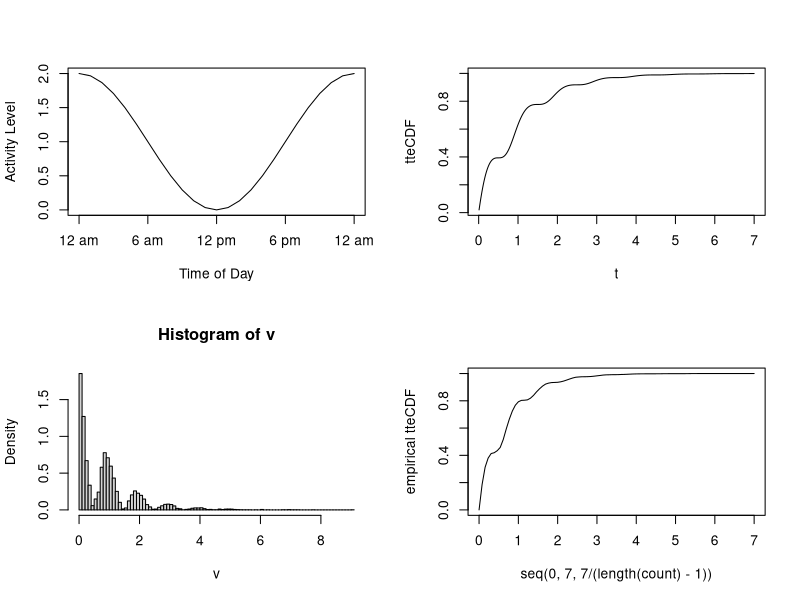
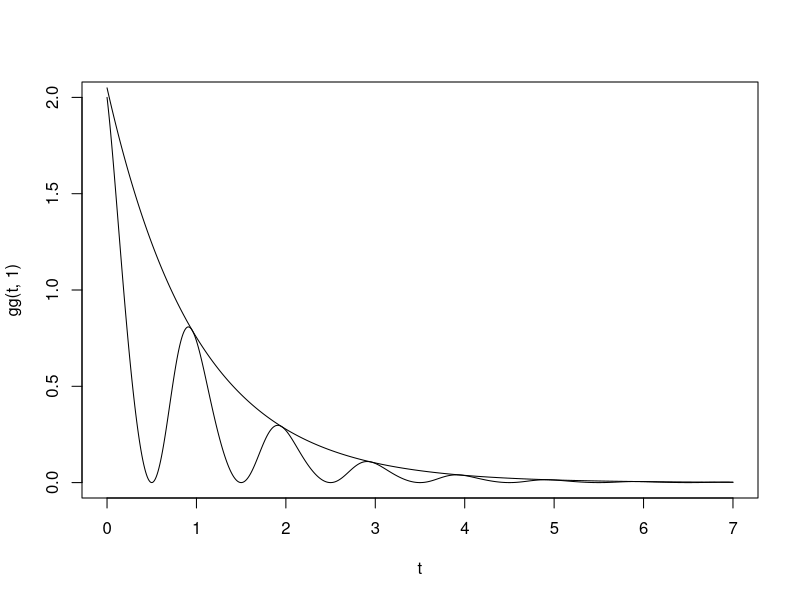
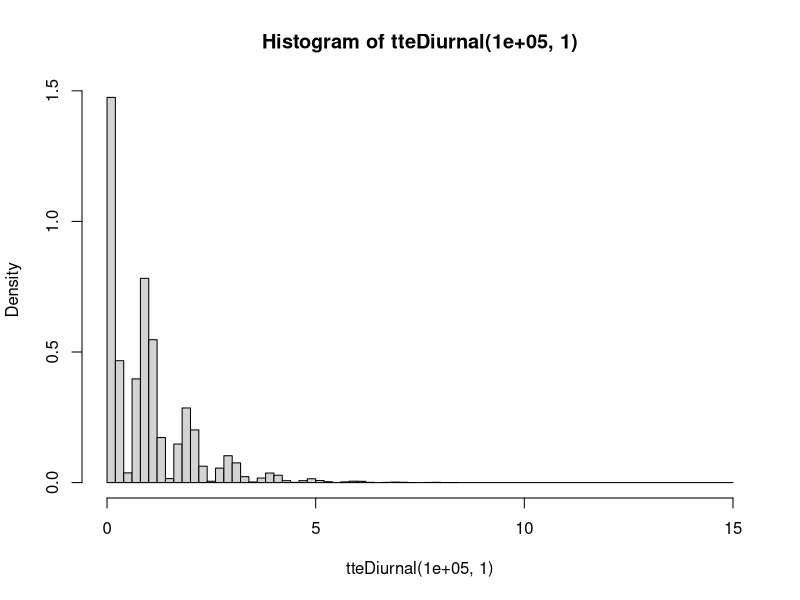
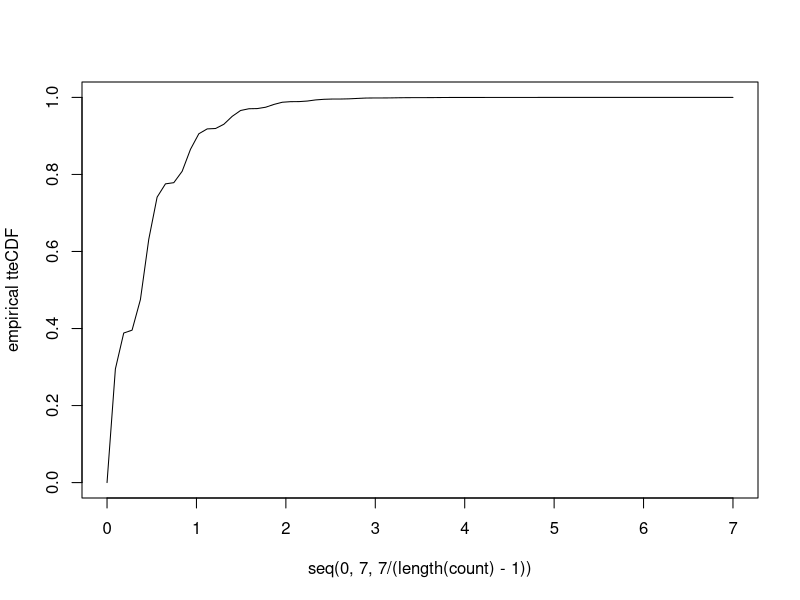

These figures' R source, in order:

################# First Method - CDF Inversion Using Newton's Method ###################
#################                 Less Efficient                     ###################

par(mfrow=c(2,2))

ff = function(t, peak=0,amp=1){
  amp*(1+cos(2*pi*(t-peak)))
}

ttt = seq(0,1,1/24)

plot(ttt*24, ff(ttt), type = 'l', ylab = "Activity Level", xlab = "Time of Day", xaxt = "n") 
axis(1, c(0:4)*6, c("12 am", "6 am", "12 pm", "6 pm", "12 am"))

gg = function(t,lam){
  lam*(1+cos(2*pi*t))*exp(-lam*(t+sin(2*pi*t)/(2*pi)))
}

hh = function(t,lam){
  1-exp(-lam*(t+sin(2*pi*t)/(2*pi)))
}

t = 1:700/100
plot(t,hh(t,1),type="l",ylab = "tteCDF")

newton = function(f,J,x0,tol) {
  #standard newton's method, compute f and Jacobian as functions
  while (norm(f(x0),'2') > tol) {
    x0 = x0 - qr.solve(J(x0),f(x0))
  }
  return(x0)
}

tteDiurnal = function(N,lam){
  v = rep(0,N)
  u = rexp(N,lam)
  for(i in 1:N){
    f = function(t,s=u[i]){
      1.1*t+sin(2*pi*t)/(2*pi)-s
    }
    fp = function(t){
      1.1+cos(2*pi*t)
    }
    v[i] = newton(f,fp,u[i],10^-2)
  }
  return(v)
}

v = tteDiurnal(10000,1)

count = c(0,hist(v,freq=F,breaks=100)$count)
plot(seq(0,7,7/(length(count)-1)),cumsum(count)/sum(count),type="l",ylab="empirical tteCDF",ylim=c(0,1))


##################### Second Method - Rejection Method #####################
#####################           More Efficient         ##################### 

par(mfrow=c(1,1))

## need to define pdf f1, dominating pdf f2, and constant ST c*f2 > f1
## the smaller the constant, the more efficient the method

## f1
gg = function(t,lam){
  lam*(1+cos(2*pi*t))*exp(-lam*(t+sin(2*pi*t)/(2*pi)))
}

## f2
GG = function(t,lam){
  lam*exp(-lam*t)
}

## to find minimum c to optimize efficiency, need to solve
## f1 <= c*f2 for minimal value of c; in this case,
## this becomes the maximum value of the function
## 1+cos(2*pi*t)-2*pi*sin(2*pi*t)-sin^2(2*pi*t)

g = function(t,lam){
  (1+cos(2*pi*t))*exp(-lam*sin(2*pi*t)/(2*pi))
}

gp = function(t){
 cos(2*pi*t)+1+2*pi*sin(2*pi*t)-sin(2*pi*t)^2
}

gpp = function(t){
  2*pi*(-sin(2*pi*t)+2*pi*cos(2*pi*t)+2*sin(2*pi*t)*cos(2*pi*t))
}

xval = newton(gp,gpp,2,10^-4)
lam = 1
c = g(xval,lam)

t = seq(0,7,.01)
## plotting to show dominance with constant c = 2.0495
plot(t,gg(t,1),type="l")
lines(t,c*GG(t,1))
#polygon(c(t,rev(t)),c(gg(t,1),rev(c*GG(t,1))),col="red")


tteDiurnal = function(N,lam){
  v = rep(0,N)
  for(i in 1:N){
    c = 2.0495
    vtemp = 0
    tt = 2
    u = 1
    while(tt*u > 1){
      v[i] = rexp(1,lam)
      tt = c*GG(v[i],lam)/gg(v[i],lam)
      u = runif(1)
    }
  }
  return(v)
}

count = c(0,hist(tteDiurnal(100000,1),freq=F,breaks=100)$count)
plot(seq(0,7,7/(length(count)-1)),cumsum(count)/sum(count),type="l",ylab="empirical tteCDF",ylim=c(0,1))
